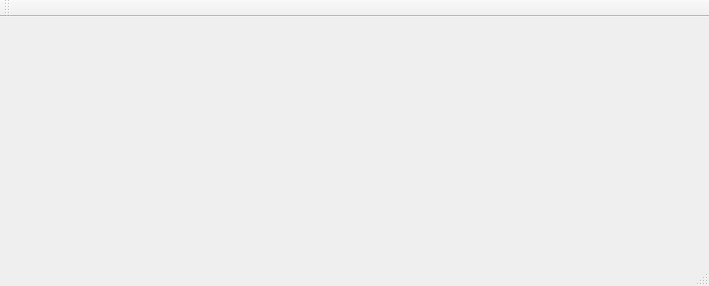
<?xml version="1.0" encoding="UTF-8"?>
<ui version="4.0">
 <class>PuzzleWindow</class>
 <widget class="QMainWindow" name="PuzzleWindow">
  <property name="geometry">
   <rect>
    <x>0</x>
    <y>0</y>
    <width>709</width>
    <height>286</height>
   </rect>
  </property>
  <property name="windowTitle">
   <string>Puzzle</string>
  </property>
  <widget class="QWidget" name="centralWidget"/>
  <widget class="QMenuBar" name="menuBar">
   <property name="geometry">
    <rect>
     <x>0</x>
     <y>0</y>
     <width>709</width>
     <height>23</height>
    </rect>
   </property>
  </widget>
  <widget class="QToolBar" name="mainToolBar">
   <attribute name="toolBarArea">
    <enum>TopToolBarArea</enum>
   </attribute>
   <attribute name="toolBarBreak">
    <bool>false</bool>
   </attribute>
  </widget>
  <widget class="QStatusBar" name="statusBar"/>
 </widget>
 <layoutdefault spacing="6" margin="11"/>
 <resources/>
 <connections/>
</ui>
